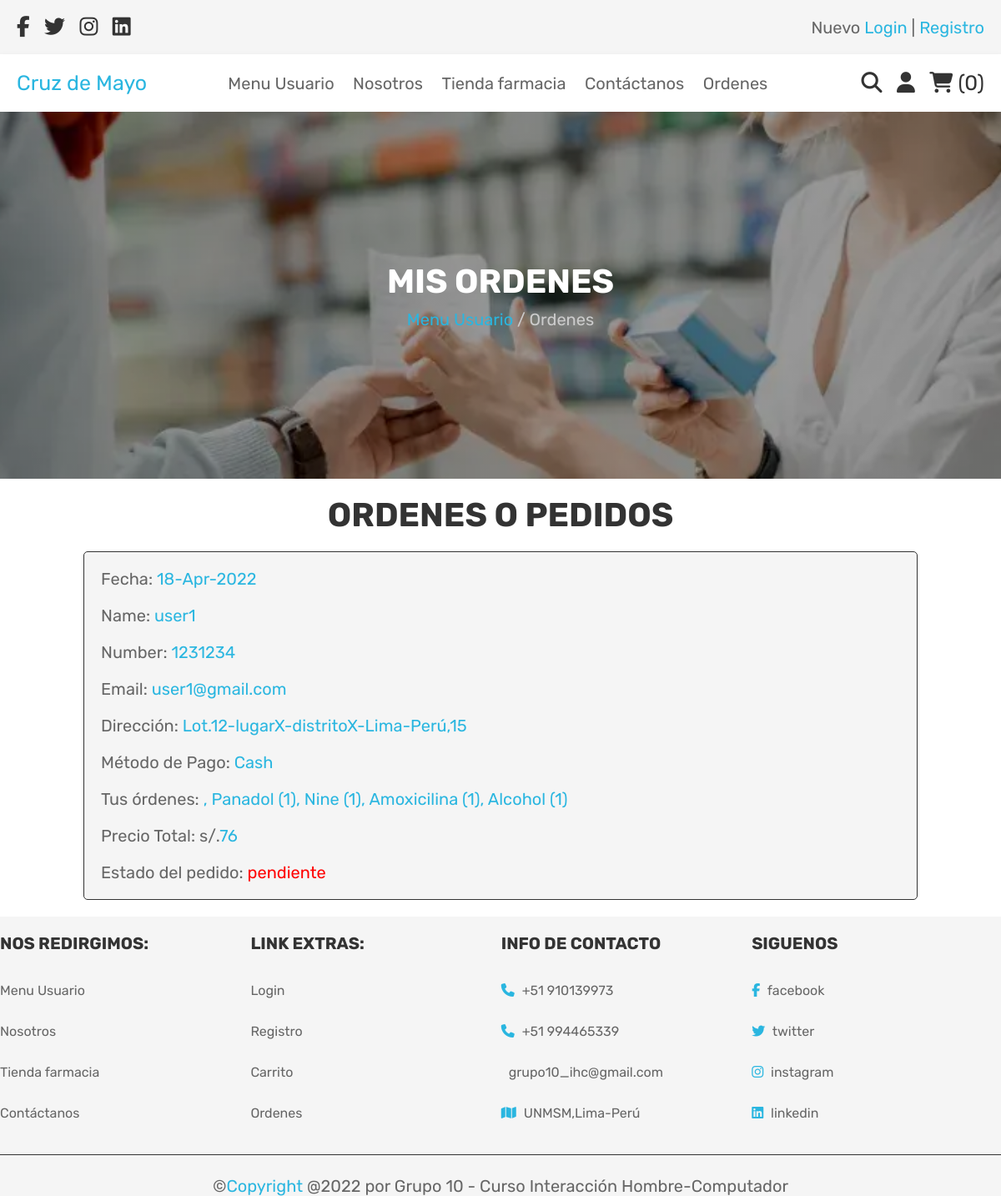
/orders.php (signed in), run on an earlier commit of the app's database.
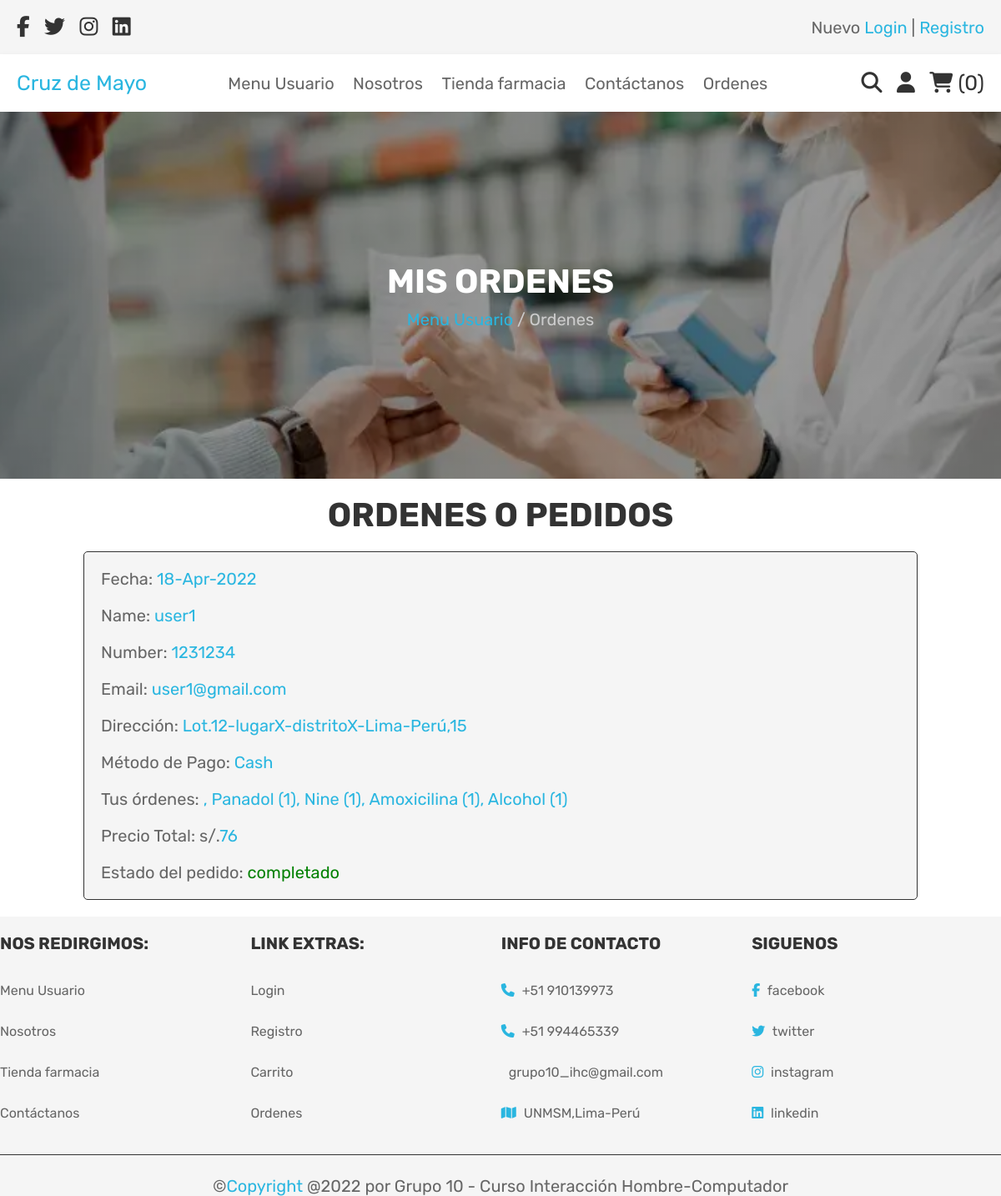
And on a later commit of the database.
### tables this page shows
CREATE TABLE `ordenes` (
  `id` int(11) NOT NULL,
  `user_id` int(11) NOT NULL,
  `name` varchar(30) NOT NULL,
  `number` int(20) NOT NULL,
  `email` varchar(30) NOT NULL,
  `method` varchar(20) NOT NULL,
  `address` varchar(200) NOT NULL,
  `total_products` varchar(200) NOT NULL,
  `total_price` int(20) NOT NULL,
  `placed_on` varchar(30) NOT NULL,
  `payment_status` varchar(20) NOT NULL DEFAULT 'pendiente'
);

### orders.php (the view, shortened to what this page needs)
<?php
    include 'php/conexion_be.php';
    $user_id = $_SESSION['user_id'];
?>
<!DOCTYPE html>
<html lang="en">
<head>
   <link rel="stylesheet" href="https://cdnjs.cloudflare.com/ajax/libs/font-awesome/6.0.0/css/all.min.css">
   <link rel="stylesheet" href="./assets/css/styles_all.css">
</head>
<body>
    <?php include 'includes/header_all.php' ?>
    <div class="heading">
        <h3>Mis Ordenes</h3>
        <p> <a href="<?php echo constant("URL").'home_user.php'?>">Menu Usuario</a> / Ordenes </p>
    </div>
    <div class="full-ordenes">
        <h1 class="title">Ordenes o Pedidos</h1>
        <div class="box-container">
            <?php
                $query_order=$conn->prepare("SELECT * FROM ordenes WHERE user_id='$user_id'");
                $query_order->execute();
                if($query_order->rowCount()>0){
                    while($row=$query_order->fetch(PDO::FETCH_ASSOC)){
            ?>
                <div class="box">
                    <p>Fecha: <span><?php echo $row['placed_on']; ?></span></p>
                    <p>Name: <span><?php echo $row['name']; ?></span></p>
                    <p>Number: <span><?php echo $row['number']; ?></span></p>
                    <p>Email: <span><?php echo $row['email']; ?></span></p>
                    <p>Dirección: <span><?php echo $row['address']; ?></span></p>
                    <p>Método de Pago: <span><?php echo $row['method']; ?></span></p>
                    <p>Tus órdenes: <span><?php echo $row['total_products']; ?></span></p>
                    <p>Precio Total: s/.<span><?php echo $row['total_price']; ?></span></p>
                    <p>Estado del pedido: <span style="color:<?php if($row['payment_status']=='pendiente'){echo 'red';}else{echo 'green';} ?>"> <?php echo $row['payment_status'] ?></span></p>
                </div>
            <?php
                    }
                }else{
                    echo "<p class='empty'>Aún no hay ordenes realizados</p>";
                }
            ?>
        </div>
    </div>
    <?php include 'includes/footer_all.php' ?>
</body>
</html>

What changed in the data, as far as the page shows it:
changed ordenes "user1": payment_status "pendiente" → "completado"
